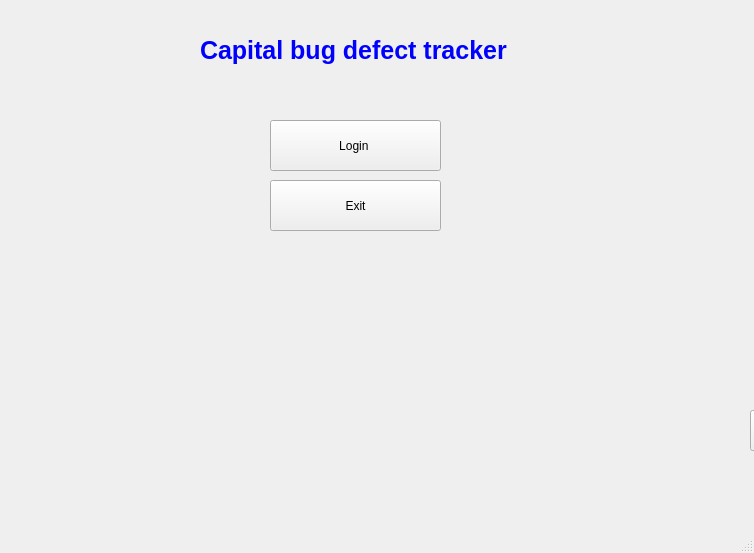
<?xml version="1.0" encoding="UTF-8"?>
<ui version="4.0">
 <class>menu1</class>
 <widget class="QMainWindow" name="menu1">
  <property name="geometry">
   <rect>
    <x>0</x>
    <y>0</y>
    <width>754</width>
    <height>553</height>
   </rect>
  </property>
  <property name="windowTitle">
   <string>menu1</string>
  </property>
  <widget class="QWidget" name="centralwidget">
   <widget class="QLabel" name="label">
    <property name="geometry">
     <rect>
      <x>200</x>
      <y>10</y>
      <width>351</width>
      <height>81</height>
     </rect>
    </property>
    <property name="font">
     <font>
      <pointsize>19</pointsize>
     </font>
    </property>
    <property name="text">
     <string>&lt;html&gt;&lt;head/&gt;&lt;body&gt;&lt;p&gt;&lt;span style=&quot; font-weight:600; color:#0000ff;&quot;&gt;Capital bug defect tracker&lt;/span&gt;&lt;/p&gt;&lt;/body&gt;&lt;/html&gt;</string>
    </property>
   </widget>
   <widget class="QPushButton" name="devBtn">
    <property name="geometry">
     <rect>
      <x>270</x>
      <y>120</y>
      <width>171</width>
      <height>51</height>
     </rect>
    </property>
    <property name="styleSheet">
     <string notr="true"/>
    </property>
    <property name="text">
     <string>Login </string>
    </property>
   </widget>
   <widget class="QPushButton" name="exitBtn">
    <property name="geometry">
     <rect>
      <x>270</x>
      <y>180</y>
      <width>171</width>
      <height>51</height>
     </rect>
    </property>
    <property name="text">
     <string>Exit</string>
    </property>
   </widget>
   <widget class="QPushButton" name="pushButton_15">
    <property name="geometry">
     <rect>
      <x>750</x>
      <y>410</y>
      <width>333</width>
      <height>41</height>
     </rect>
    </property>
    <property name="font">
     <font>
      <pointsize>20</pointsize>
     </font>
    </property>
    <property name="styleSheet">
     <string notr="true"/>
    </property>
    <property name="text">
     <string>PushButton</string>
    </property>
   </widget>
  </widget>
  <widget class="QMenuBar" name="menubar">
   <property name="geometry">
    <rect>
     <x>0</x>
     <y>0</y>
     <width>754</width>
     <height>21</height>
    </rect>
   </property>
  </widget>
  <widget class="QStatusBar" name="statusbar"/>
 </widget>
 <resources/>
 <connections/>
</ui>
